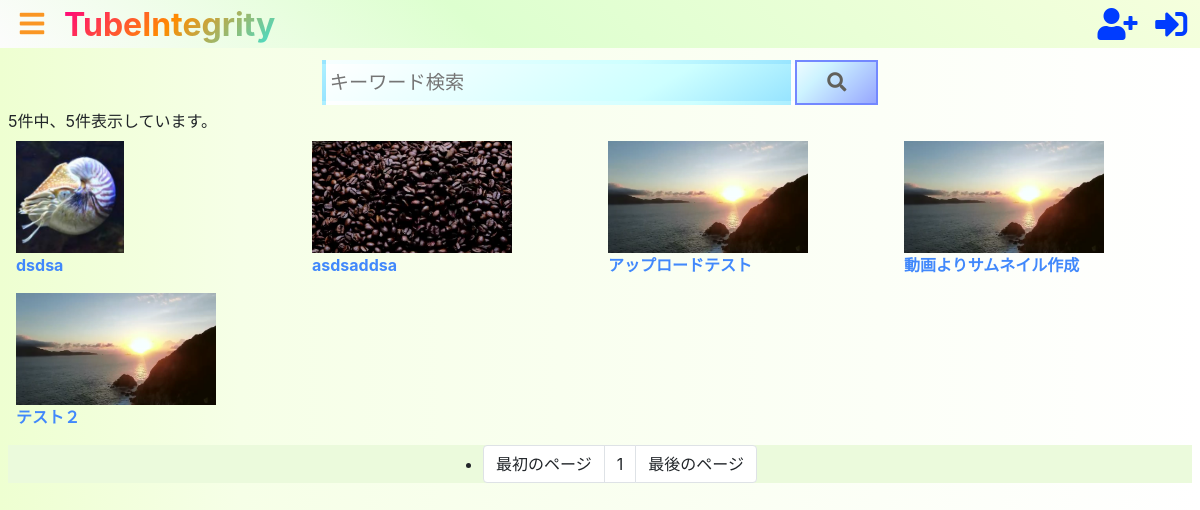
/search/, run on an earlier commit of the app's database.
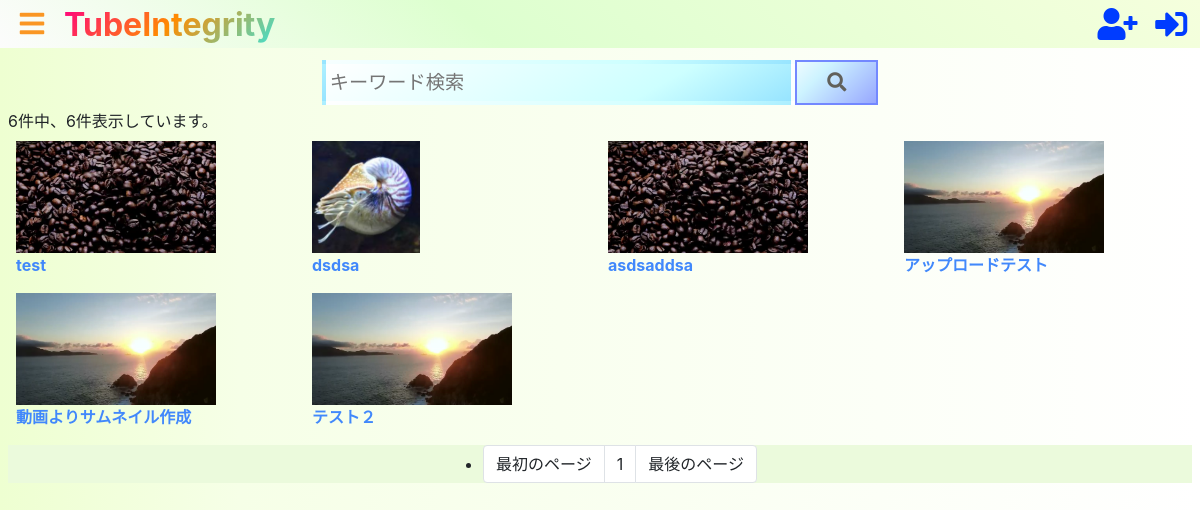
And on a later commit of the database.
### tube/models.py (models this page shows, shortened)
class Video(models.Model):
    class Meta:
        db_table = "video"
    id       = models.UUIDField(default=uuid.uuid4, primary_key=True, editable=False )
    category = models.ForeignKey(Category, verbose_name="カテゴリ", on_delete=models.PROTECT)
    dt       = models.DateTimeField(verbose_name="投稿日", default=timezone.now)
    title        = models.CharField(verbose_name="タイトル", max_length=50)
    description  = models.CharField(verbose_name="動画説明文", max_length=300)
    movie        = models.FileField(verbose_name="動画", upload_to="tube/movie", blank=True)
    thumbnail    = models.ImageField(verbose_name="サムネイル", upload_to="tube/thumbnail/", null=True)
    user         = models.ForeignKey(settings.AUTH_USER_MODEL, verbose_name="投稿者", on_delete=models.CASCADE)
    edited       = models.BooleanField(default=False)
    mime         = models.TextField(verbose_name="MIMEタイプ", null=True)
    views        = models.IntegerField(verbose_name="再生回数", default=0, validators=[MinValueValidator(0)])

### tube/views.py (the view)
class SearchView(views.APIView):
    def get(self, request, *args, **kwargs):
        query = Q()
        page = 1
        if "word" in request.GET:
            word_list = request.GET["word"].replace("　", " ").split(" ")
            for w in word_list:
                query &= Q(Q(title__icontains=w) | Q(description__icontains=w))
        if "page" in request.GET:
            page = request.GET["page"]
        videos = Video.objects.filter(query).order_by("-dt")
        amount = len(videos)
        videos_paginator = Paginator(videos, SEARCH_AMOUNT_PAGE)
        videos           = videos_paginator.get_page(page)
        context = {"videos": videos,
                   "amount": amount}
        return render(request, "tube/search.html", context)

### tube/templatetags/param_change.py (called while the page is built)
@register.inclusion_tag("tube/paginator.html")
def generate_pagelink(request, key, start, end, now):
    PAGE_RANGE = 3
    start = int(start)
    end = int(end)
    now = int(now)
    pages = []
    if now != start:
        pages.append({"name": "最初のページ", "link": param(request, key, start)})
    else:
        pages.append({"name": "最初のページ", "link": ""})
    for i in range(now - PAGE_RANGE, now + PAGE_RANGE + 1):
        if i == now:
            pages.append({"name": str(i), "link": ""})
            continue
        if i <= start or end <= i:
            continue
        pages.append({"name": str(i), "link": param(request, key, i)})
        print(pages)
    if now != end:
        pages.append({"name": "最後のページ", "link": param(request, key, end)})
    else:
        pages.append({"name": "最後のページ", "link": ""})
    return {"pages": pages}

### templates/tube/search.html
{% extends "tube/base.html" %}
{% load static %}
{% load param_change %}
{% block main %}
    {% include "tube/search_form.html" %}
    {% if amount > 0 %}
    <div>{{ amount }}件中、{{ videos|length }}件表示しています。</div>
    {% endif %}
     <div class="video_content_list">
         {% for video in videos %}
             <div class="video_content">
                 <a class="video_content_link" href="{% url 'tube:single' video.id %}">
                     {% if video.thumbnail %}
                     <img class="video_thumbnail" src="/media/{{ video.thumbnail }}" alt="{{ video.title }}">
                     {% else %}
                     <img class="video_thumbnail" src="{% static 'tube/img/no-img.png' %}" alt="{{ video.title }}">
                     {% endif %}
                     <div class="video_title">{{ video.title }}</div>
                 </a>
             </div>
         {% empty %}
             <div class="video_content">動画は見つかりませんでした。</div>
         {% endfor %}
     </div>
     {% generate_pagelink request "page" "1" videos.paginator.num_pages videos.number %}
{% endblock %}

What changed in the data, as far as the page shows it:
added Video: thumbnail (picture), title "test"
Also different on the page:
{{ amount }}: "5" → "6"
{{ videos|length }}: "5" → "6"
